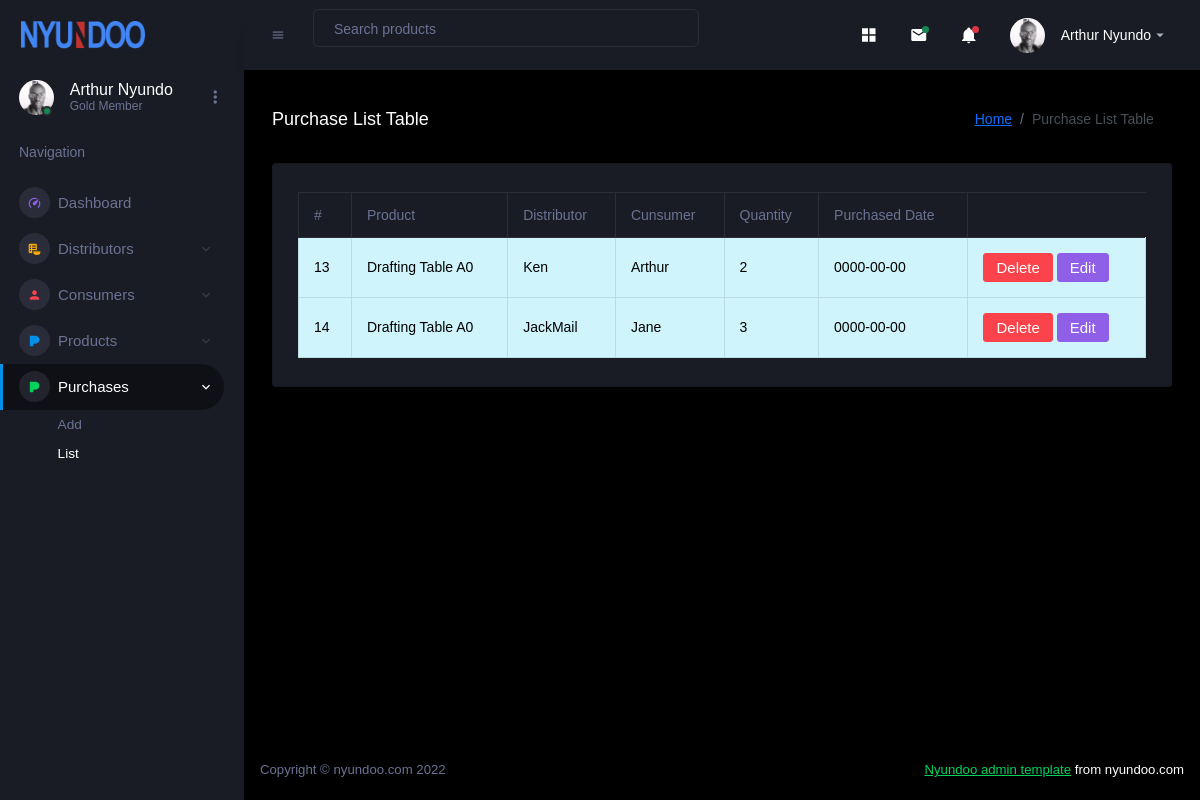
Screenshot of /list_purchase.php with the database file from the repository.
### tables this page shows
CREATE TABLE `purchase` (
  `id` int(11) NOT NULL,
  `product` int(54) NOT NULL,
  `distributor` int(54) NOT NULL,
  `consumer` int(54) NOT NULL,
  `quatity` int(11) NOT NULL,
  `purchased_date` date NOT NULL
);

CREATE TABLE `product` (
  `id` int(11) NOT NULL,
  `product` varchar(54) NOT NULL,
  `price` float(10,2) NOT NULL,
  `amount` int(11) NOT NULL,
  `item_description` text NOT NULL
);

CREATE TABLE `distributors` (
  `id` int(11) NOT NULL,
  `name` varchar(54) NOT NULL,
  `email` varchar(54) NOT NULL,
  `phone_number` int(15) NOT NULL,
  `target` int(11) NOT NULL
);

CREATE TABLE `consumer` (
  `id` int(11) NOT NULL,
  `name` varchar(54) NOT NULL,
  `email` varchar(54) NOT NULL,
  `phone_number` int(15) NOT NULL
);

### list_purchase.php (the view)
<?php
include './template/header.php';
include './template/sidebar.php';
include './template/menu.php';
include "./config.php";
$sql = "SELECT purchase.id,
              product.product,
              distributors.name,
              consumer.name As con,
              purchase.quatity,
              purchase.purchased_date
              FROM purchase
              JOIN product ON product.id = purchase.product
              JOIN distributors ON distributors.id = purchase.distributor
              JOIN consumer ON consumer.id = purchase.consumer
              ORDER BY purchase.id";
$result = $conn->query($sql);
?>
<div class="content-wrapper">
            <div class="page-header">
              <h3 class="page-title"> Purchase List Table </h3>
              <nav aria-label="breadcrumb">
                <ol class="breadcrumb">
                  <li class="breadcrumb-item"><a href="/">Home</a></li>
                  <li class="breadcrumb-item active" aria-current="page">Purchase List Table</li>
                </ol>
              </nav>
            </div>
            <div class="row">
              <div class="col-lg-12 stretch-card">
                <div class="card">
                  <div class="card-body">
                    <div class="table-responsive">
                      <table class="table table-bordered table-contextual">
                        <thead>
                          <tr>
                            <th> # </th>
                            <th> Product </th>
                            <th> Distributor </th>
                            <th> Cunsumer </th>
                            <th> Quantity </th>
                            <th> Purchased Date </th>
                          </tr>
                        </thead>
                        <tbody>
                        <?php
                              if ($result->num_rows > 0) {
                                  while ($row = $result->fetch_assoc()) {
                              ?>
                          <tr class="table-info">
                            <td> <?php echo $row['id']; ?> </td>
                            <td> <?php echo $row['product']; ?> </td>
                            <td> <?php echo $row['name']; ?> </td>
                            <td> <?php echo $row['con']; ?> </td>
                            <td> <?php echo $row['quatity']; ?> </td>
                            <td> <?php echo $row['purchased_date']; ?> </td>
                            <td><a class="btn btn-danger" href="delete_purchase.php?id=<?php echo $row['id']; ?>">Delete</a>&nbsp;<a class="btn btn-info" href="update_purchase.php?id=<?php echo $row['id']; ?>">Edit</a></td>
                          </tr>
                          <?php       }
}
?>
                        </tbody>
                      </table>
                    </div>
                  </div>
                </div>
              </div>
            </div>
          </div>
          <?php
        include './template/footer.php';
        ?>

### rows the page displays
purchase: id "13", product.product "Drafting Table A0", distributor.name "Ken", consumer.name "Arthur", quatity "2", purchased_date "0000-00-00"
purchase: id "14", product.product "Drafting Table A0", distributor.name "JackMail", consumer.name "Jane", quatity "3", purchased_date "0000-00-00"
